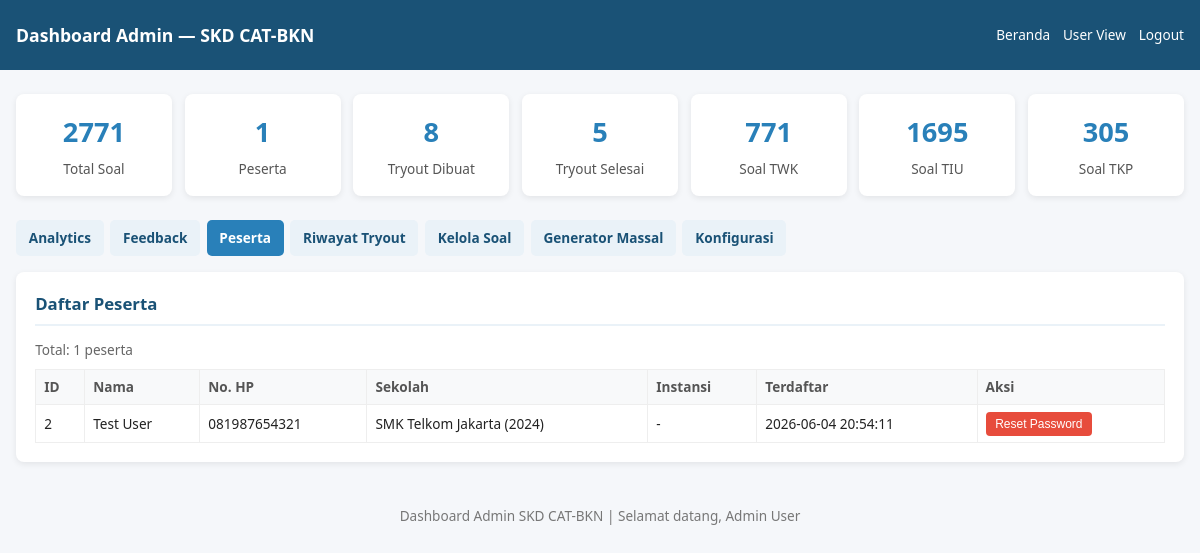
The page /pages/admin_dashboard.php (signed in) on the database its author committed.
### tables this page shows
CREATE TABLE `users` (
  `id` int(11) NOT NULL AUTO_INCREMENT,
  `nama` varchar(100) NOT NULL,
  `email` varchar(100) DEFAULT NULL COMMENT 'Email (deprecated, gunakan no_hp)',
  `instansi_pilihan` varchar(100) DEFAULT NULL,
  `created_at` timestamp NOT NULL DEFAULT current_timestamp(),
  `role` enum('admin','user') DEFAULT 'user',
  `instansi_id` int(11) DEFAULT NULL,
  `password_hash` varchar(255) DEFAULT NULL,
  `failed_attempts` int(11) DEFAULT 0,
  `lockout_until` datetime DEFAULT NULL,
  `instansi` varchar(100) DEFAULT NULL,
  `no_hp` varchar(20) DEFAULT NULL COMMENT 'Nomor HP untuk login (08xx)',
  `sekolah_asal` varchar(100) DEFAULT NULL COMMENT 'Nama sekolah asal (SMA/SMK/MA)',
  `tahun_tamat` int(11) DEFAULT NULL COMMENT 'Tahun tamat sekolah',
  PRIMARY KEY (`id`),
  UNIQUE KEY `unique_no_hp` (`no_hp`),
  KEY `instansi_id` (`instansi_id`),
  CONSTRAINT `users_ibfk_1` FOREIGN KEY (`instansi_id`) REFERENCES `instansi` (`id`) ON DELETE SET NULL
);

### helpers.php (called while the page is built, shortened)
<?php
function e(string $text): string
{
    return htmlspecialchars($text, ENT_QUOTES, 'UTF-8');
}

### pages/admin_dashboard.php (the view, shortened to what this page needs)
<?php
require '../config.php';
require '../helpers.php';
$adminName = e($_SESSION['user_nama'] ?? 'Admin');
$stats = [];
$stats['total_soal'] = $pdo->query("SELECT COUNT(*) FROM questions")->fetchColumn();
$stats['total_users'] = $pdo->query("SELECT COUNT(*) FROM users WHERE role='user'")->fetchColumn();
$stats['total_tryout'] = $pdo->query("SELECT COUNT(*) FROM tryout_sessions")->fetchColumn();
$stats['tryout_selesai'] = $pdo->query("SELECT COUNT(*) FROM tryout_sessions WHERE status='selesai'")->fetchColumn();
$usersLimit = min(50, max(10, (int)($_GET['users_limit'] ?? 20)));
$usersOffset = (int)($_GET['users_offset'] ?? 0);
$usersTotal = $pdo->query("SELECT COUNT(*) FROM users WHERE role='user'")->fetchColumn();
$users = $pdo->prepare("SELECT id, nama, no_hp, sekolah_asal, tahun_tamat, instansi, created_at FROM users WHERE role='user' ORDER BY created_at DESC LIMIT ? OFFSET ?");
$users->execute([$usersLimit, $usersOffset]);
$users = $users->fetchAll();
$soalPerSubtes = $pdo->query("SELECT subtes, COUNT(*) as jumlah FROM questions GROUP BY subtes")->fetchAll(PDO::FETCH_KEY_PAIR);
?>
<!DOCTYPE html>
<html lang="id">
<head>
</head>
<body>
<div class="header">
<h1>Dashboard Admin — SKD CAT-BKN</h1>
<div>
<a href="../index.php">Beranda</a>
<a href="user_dashboard.php">User View</a>
<a href="../api/logout.php">Logout</a>
</div>
</div>
<div class="container" id="main-content">
<div class="stats">
<div class="stat"><div class="num"><?= $stats['total_soal'] ?></div><div class="label">Total Soal</div></div>
<div class="stat"><div class="num"><?= $stats['total_users'] ?></div><div class="label">Peserta</div></div>
<div class="stat"><div class="num"><?= $stats['total_tryout'] ?></div><div class="label">Tryout Dibuat</div></div>
<div class="stat"><div class="num"><?= $stats['tryout_selesai'] ?></div><div class="label">Tryout Selesai</div></div>
<div class="stat"><div class="num"><?= $soalPerSubtes['TWK'] ?? 0 ?></div><div class="label">Soal TWK</div></div>
<div class="stat"><div class="num"><?= $soalPerSubtes['TIU'] ?? 0 ?></div><div class="label">Soal TIU</div></div>
<div class="stat"><div class="num"><?= $soalPerSubtes['TKP'] ?? 0 ?></div><div class="label">Soal TKP</div></div>
</div>
<div class="nav-tabs">
<a href="#analytics" onclick="showTab('analytics')" id="tab-analytics">Analytics</a>
<a href="#feedback" onclick="showTab('feedback')" id="tab-feedback">Feedback</a>
<a href="#users" onclick="showTab('users')" id="tab-users" class="active">Peserta</a>
<a href="#tryouts" onclick="showTab('tryouts')" id="tab-tryouts">Riwayat Tryout</a>
<a href="#soal" onclick="showTab('soal')" id="tab-soal">Kelola Soal</a>
<a href="#generator" onclick="showTab('generator')" id="tab-generator">Generator Massal</a>
<a href="#config" onclick="showTab('config')" id="tab-config">Konfigurasi</a>
</div>
<div id="panel-users" class="section">
<h2>Daftar Peserta</h2>
<p style="font-size:.85rem;color:#666;margin-bottom:.5rem">Total: <?= $usersTotal ?> peserta</p>
<div class="table-wrap">
<table>
<thead><tr><th>ID</th><th>Nama</th><th>No. HP</th><th>Sekolah</th><th>Instansi</th><th>Terdaftar</th><th>Aksi</th></tr></thead>
<tbody>
<?php foreach ($users as $u): ?>
<tr>
<td><?= $u['id'] ?></td>
<td><?= e($u['nama']) ?></td>
<td><?= e($u['no_hp'] ?? '-') ?></td>
<td><?= e($u['sekolah_asal'] ?? '-') ?><?= $u['tahun_tamat'] ? ' (' . $u['tahun_tamat'] . ')' : '' ?></td>
<td><?= e($u['instansi'] ?? '-') ?></td>
<td><?= $u['created_at'] ?></td>
<td>
<button onclick="resetUserPassword(<?= $u['id'] ?>, '<?= e($u['nama']) ?>')" style="background:#e74c3c;color:#fff;border:none;padding:.3rem .6rem;border-radius:4px;cursor:pointer;font-size:.75rem" aria-label="Reset password untuk <?= e($u['nama']) ?>">Reset Password</button>
</td>
</tr>
<?php endforeach; ?>
</tbody>
</table>
</div>
</div>
</div>
<div class="footer">
Dashboard Admin SKD CAT-BKN | Selamat datang, <?= $adminName ?>
</div>
</body>
</html>

### pages/admin_dashboard.php (style rules this page uses)
* { box-sizing:border-box;margin:0;padding:0 }
body { font-family:'Segoe UI',Arial,sans-serif;background:#f5f7fa;color:#222;line-height:1.6;-webkit-text-size-adjust:100% }
.header { background:#1a5276;color:#fff;padding:.8rem 1rem;display:flex;justify-content:space-between;align-items:center;flex-wrap:wrap;gap:.4rem }
.header h1 { font-size:1.1rem;white-space:nowrap }
.header div { display:flex;flex-wrap:wrap;gap:.4rem .8rem;align-items:center }
.header a { color:#fff;text-decoration:none;font-size:.85rem;white-space:nowrap;min-height:44px;display:flex;align-items:center }
.container { max-width:1200px;margin:1.5rem auto;padding:0 1rem }
.stats { display:grid;grid-template-columns:repeat(auto-fit,minmax(140px,1fr));gap:.8rem;margin-bottom:1.5rem }
.stat { background:#fff;border-radius:8px;padding:1rem;box-shadow:0 2px 6px rgba(0,0,0,.08);text-align:center }
.stat .num { font-size:1.7rem;font-weight:bold;color:#2980b9 }
.stat .label { color:#555;font-size:.85rem;margin-top:.3rem }
.section { background:#fff;border-radius:8px;padding:1.2rem;box-shadow:0 2px 6px rgba(0,0,0,.08);margin-bottom:1.2rem;overflow:hidden }
.section h2 { color:#1a5276;font-size:1.05rem;margin-bottom:.8rem;border-bottom:2px solid #eaf2f8;padding-bottom:.4rem }
.table-wrap { overflow-x:auto;-webkit-overflow-scrolling:touch }
table { width:100%;border-collapse:collapse;font-size:.85rem;min-width:500px }
th,td { border:1px solid #eee;padding:.4rem .5rem;text-align:left }
th { background:#f8f9fa;color:#555 }
.nav-tabs { display:flex;gap:.4rem;margin-bottom:1rem;flex-wrap:wrap;overflow-x:auto;-webkit-overflow-scrolling:touch }
.nav-tabs a { padding:.45rem .8rem;background:#eaf2f8;color:#1a5276;text-decoration:none;border-radius:5px;font-size:.85rem;font-weight:600;white-space:nowrap;min-height:36px;display:flex;align-items:center }
.nav-tabs a:hover,.nav-tabs a.active { background:#2980b9;color:#fff }
.footer { text-align:center;padding:1.2rem;color:#777;font-size:.85rem;margin-top:1.5rem }

### rows shown on the page
users: id "2", nama "Test User", no_hp "081987654321", sekolah_asal "SMK Telkom Jakarta", tahun_tamat "2024", instansi "-", created_at "2026-06-04 20:54:11"

### other values the page prints
$stats['total_soal'] "2771"
$stats['total_users'] "1"
$stats['total_tryout'] "8"
$stats['tryout_selesai'] "5"
$soalPerSubtes['TWK'] "771"
$soalPerSubtes['TIU'] "1695"
$soalPerSubtes['TKP'] "305"
$usersTotal "1"
$adminName "Admin User"
